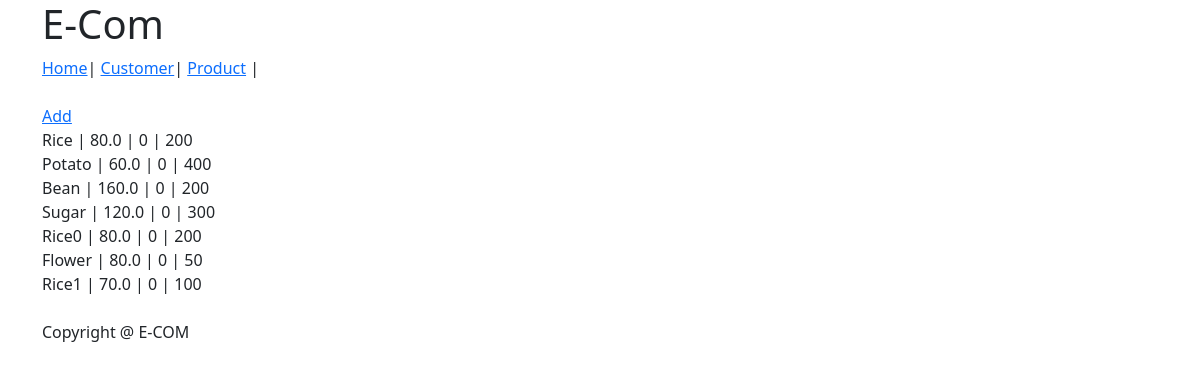
Page /listProduct on the committed database.
### store/models.py (models this page shows, shortened)
class Product(models.Model):
    unit = {
        'kg': 'Kg',
        'lb': 'Lb',
        'liter': 'Liter',
        'g': 'G',
        'piece': 'Piece',
    }
    name = models.CharField(max_length=100, unique=True, null=False)
    price = models.FloatField(default=0,)
    discount = models.IntegerField(default=0)
    quantity = models.IntegerField(default=0)
    createDate = models.DateTimeField(auto_now_add=True,null=True)
    updateDate = models.DateTimeField(auto_now=True,null=True)

### store/views.py (the view)
# urls.py: path('listProduct', ProductListView.as_view(), name="listProduct"),
class ProductListView(ListView):
    template_name = 'store/productList.html'
    context_object_name = 'products'
    model = Product

### templates/store/productList.html (shortened to what this page needs)
{% extends 'base.html' %}
{% block content %}
    <a href="{% url 'addProduct' %}">Add</a>
    <br>
    {% for product in products %}
        {{ product.name }} | {{ product.price }} | {{ product.discount }} | {{ product.quantity }} <br>
    {% endfor %}
{% endblock %}

### templates/base.html (shortened to what this page needs)
{% load static %}
<!DOCTYPE html>
<html lang="en">
<head>
    <link rel="stylesheet" href="{% static 'css/site.css' %}">
    <link rel="stylesheet" href="{% static 'css/bootstrap.min.css' %}">
</head>
<body>
<div class="container">
    <h1>E-Com</h1>
    <a href="{% url 'home' %}">Home</a>|
    <a href="{% url 'listCustomer' %}">Customer</a>|
    <a href="{% url 'listProduct' %}">Product</a> |
</div>
<br>
<div class="container">
    {% block content %}
    {% endblock %}
</div>
<br>
<div class="container">
    <label> Copyright @ E-COM</label>
</div>
</body>
</html>

### rows in the picture
Product: name "Rice", price "80.0", discount "0", quantity "200"
Product: name "Potato", price "60.0", discount "0", quantity "400"
Product: name "Bean", price "160.0", discount "0", quantity "200"
Product: name "Sugar", price "120.0", discount "0", quantity "300"
Product: name "Rice0", price "80.0", discount "0", quantity "200"
Product: name "Flower", price "80.0", discount "0", quantity "50"
Product: name "Rice1", price "70.0", discount "0", quantity "100"
